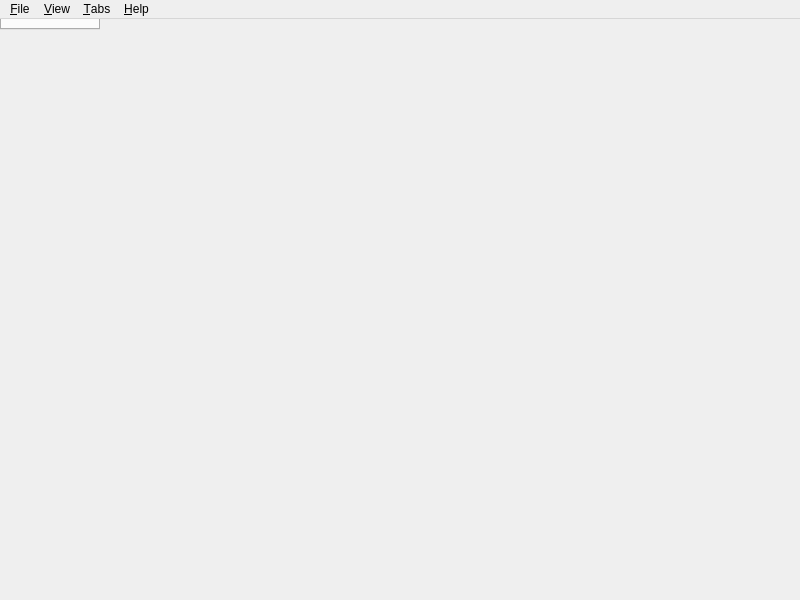
<?xml version="1.0" encoding="UTF-8"?>
<ui version="4.0">
 <class>MainWindow2</class>
 <widget class="QMainWindow" name="MainWindow2">
  <property name="geometry">
   <rect>
    <x>0</x>
    <y>0</y>
    <width>800</width>
    <height>600</height>
   </rect>
  </property>
  <property name="windowTitle">
   <string>MainWindow</string>
  </property>
  <widget class="QTabWidget" name="tabWidget"/>
  <widget class="QMenuBar" name="menubar">
   <property name="geometry">
    <rect>
     <x>0</x>
     <y>0</y>
     <width>800</width>
     <height>23</height>
    </rect>
   </property>
   <widget class="QMenu" name="menuFile">
    <property name="title">
     <string>&amp;File</string>
    </property>
    <addaction name="actionOptions"/>
    <addaction name="separator"/>
    <addaction name="actionQuit"/>
   </widget>
   <widget class="QMenu" name="menuHelp">
    <property name="title">
     <string>&amp;Help</string>
    </property>
    <addaction name="actionReportProblem"/>
    <addaction name="actionCheckForUpdate"/>
    <addaction name="separator"/>
    <addaction name="actionAboutZeal"/>
    <addaction name="actionAboutQt"/>
   </widget>
   <widget class="QMenu" name="menuView">
    <property name="title">
     <string>&amp;View</string>
    </property>
    <addaction name="actionBack"/>
    <addaction name="actionForward"/>
   </widget>
   <widget class="QMenu" name="menuTabs">
    <property name="title">
     <string>&amp;Tabs</string>
    </property>
    <addaction name="actionNewTab"/>
    <addaction name="actionCloseTab"/>
    <addaction name="separator"/>
    <addaction name="actionNextTab"/>
    <addaction name="actionPreviousTab"/>
   </widget>
   <addaction name="menuFile"/>
   <addaction name="menuView"/>
   <addaction name="menuTabs"/>
   <addaction name="menuHelp"/>
  </widget>
  <action name="actionQuit">
   <property name="text">
    <string>&amp;Quit</string>
   </property>
  </action>
  <action name="actionOptions">
   <property name="text">
    <string>&amp;Options</string>
   </property>
  </action>
  <action name="actionAboutZeal">
   <property name="text">
    <string>About &amp;Zeal</string>
   </property>
  </action>
  <action name="actionAboutQt">
   <property name="text">
    <string>About &amp;Qt</string>
   </property>
  </action>
  <action name="actionBack">
   <property name="text">
    <string>&amp;Back</string>
   </property>
  </action>
  <action name="actionForward">
   <property name="text">
    <string>&amp;Forward</string>
   </property>
  </action>
  <action name="actionNewTab">
   <property name="text">
    <string>New Tab</string>
   </property>
   <property name="shortcut">
    <string>Ctrl+T</string>
   </property>
  </action>
  <action name="actionCloseTab">
   <property name="text">
    <string>Close Tab</string>
   </property>
  </action>
  <action name="actionNextTab">
   <property name="text">
    <string>Next Tab</string>
   </property>
  </action>
  <action name="actionPreviousTab">
   <property name="text">
    <string>Previous Tab</string>
   </property>
  </action>
  <action name="actionReportProblem">
   <property name="text">
    <string>&amp;Report Problem...</string>
   </property>
  </action>
  <action name="actionCheckForUpdate">
   <property name="text">
    <string>&amp;Check for Update...</string>
   </property>
  </action>
 </widget>
 <resources/>
 <connections/>
</ui>
